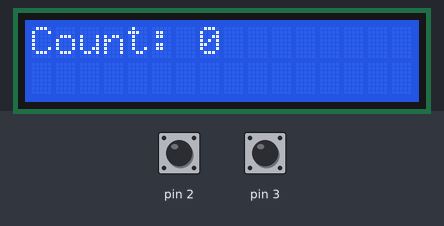
A sketch run on a simulated Arduino Uno, built with avr-gcc and run on an emulated ATmega328P. Parts: 16×2 character LCD. Wiring (inferred from the names in the program): character LCD (HD44780): RS pin 8; E pin 9; data pin 4, pin 5, pin 6, pin 7. The test bench sets the inputs (shaded band); at power-on: pin 2 HIGH, pin 3 HIGH. What the sketch prints to the serial monitor is not drawn.

Above: at 1.2 s.
1.3 s: pin 2 pulled LOW for 0.15 s
At 2.1 s:
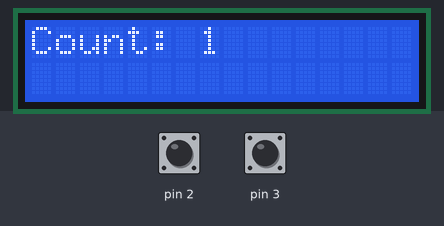
2.9 s: pin 2 pulled LOW for 1 s
At 3.4 s:
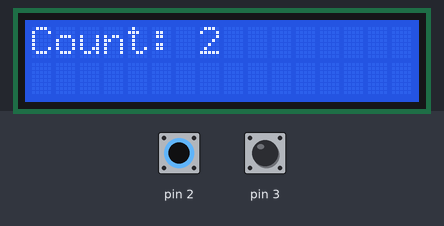
5.4 s: pin 3 pulled LOW for 0.15 s
At 6.5 s:
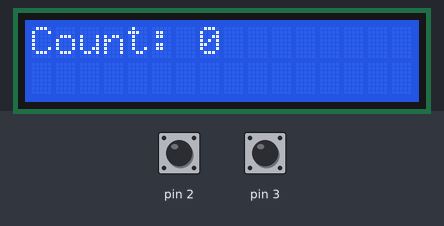
Timing chart, 0 to 8.4 s (numbered marks = the images above; inputs shaded):
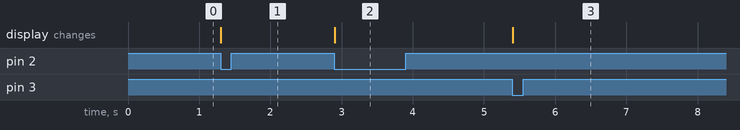

The sketch:

Q4_External_Interrupts.ino
```cpp
#include <avr/io.h>
#include <avr/interrupt.h>

// Set to 0 for Part A or 1 for Part B.
#define USE_RAW_INTERRUPTS 1
#define LCD_RS _BV(PB0)
#define LCD_EN _BV(PB1)

volatile unsigned long pulseCount = 0;
volatile unsigned long lastInt0 = 0;
volatile unsigned long lastInt1 = 0;
volatile bool countEvent = false;
volatile bool resetEvent = false;

static void waitUs(unsigned long us)
{
  unsigned long start = micros();

  while (micros() - start < us)
  {
  }
}

static void pulseEnable()
{
  PORTB |= LCD_EN;
  waitUs(1); // Safely exceed the LCD's 450 ns minimum pulse width.
  PORTB &= ~LCD_EN;
}

static void sendNibble(unsigned char nibble)
{
  PORTD = (PORTD & 0x0F) | (nibble & 0xF0);
  pulseEnable();
}

static void sendByte(unsigned char value, bool isData)
{
  if (isData)
  {
    PORTB |= LCD_RS;
  }
  else
  {
    PORTB &= ~LCD_RS;
  }

  sendNibble(value);
  sendNibble(value << 4);
  waitUs(45);
}

static void lcdCommand(unsigned char command)
{
  sendByte(command, false);

  if (command < 3)
  {
    waitUs(1700);
  }
}

static void lcdData(unsigned char value)
{
  sendByte(value, true);
}

static void lcdPosition(unsigned char column, unsigned char row)
{
  lcdCommand(0x80 + (row ? 0x40 : 0x00) + column);
}

static void lcdPrint(const char *text)
{
  while (*text)
  {
    lcdData(*text++);
  }
}

static void lcdInit()
{
  DDRB |= LCD_RS | LCD_EN;
  DDRD |= 0xF0;

  // Standard 4-bit LCD initialization.
  waitUs(15000);
  sendNibble(0x30);
  waitUs(4100);
  sendNibble(0x30);
  waitUs(100);
  sendNibble(0x30);
  sendNibble(0x20);
  lcdCommand(0x28);
  lcdCommand(0x08);
  lcdCommand(0x01);
  lcdCommand(0x06);
  lcdCommand(0x0C);
}

// INT0 increments after a 50 ms debounce guard.
static void handleInt0()
{
  unsigned long now = millis();

  if (now - lastInt0 >= 50)
  {
    lastInt0 = now;
    pulseCount++;
    countEvent = true;
  }
}

// INT1 resets after a 50 ms debounce guard.
static void handleInt1()
{
  unsigned long now = millis();

  if (now - lastInt1 >= 50)
  {
    lastInt1 = now;
    pulseCount = 0;
    resetEvent = true;
  }
}

#if USE_RAW_INTERRUPTS
ISR(INT0_vect)
{
  handleInt0();
}

ISR(INT1_vect)
{
  handleInt1();
}
#else
void apiInt0()
{
  handleInt0();
}

void apiInt1()
{
  handleInt1();
}
#endif

void setup()
{
  lcdInit();
  Serial.begin(9600);

  // D2 and D3 inputs with internal pull-ups.
  DDRD &= ~(_BV(PD2) | _BV(PD3));
  PORTD |= _BV(PD2) | _BV(PD3);

#if USE_RAW_INTERRUPTS
  // Falling edge: ISC01:00=10 and ISC11:10=10.
  EICRA = (EICRA & ~(_BV(ISC00) | _BV(ISC10))) |
          _BV(ISC01) | _BV(ISC11);
  EIMSK |= _BV(INT0) | _BV(INT1);
  sei();
#else
  attachInterrupt(digitalPinToInterrupt(2), apiInt0, FALLING);
  attachInterrupt(digitalPinToInterrupt(3), apiInt1, FALLING);
#endif
}

void loop()
{
  static unsigned long displayedCount = ~0UL;
  unsigned long countCopy;
  bool countEventCopy;
  bool resetEventCopy;

  // Atomically copy and clear ISR-shared data.
  cli();
  countCopy = pulseCount;
  countEventCopy = countEvent;
  resetEventCopy = resetEvent;
  countEvent = false;
  resetEvent = false;
  sei();

  if (countCopy != displayedCount)
  {
    displayedCount = countCopy;
    char line[17];
    snprintf(line, sizeof(line), "Count: %-9lu", countCopy);
    lcdPosition(0, 0);
    lcdPrint(line);
  }

  // Serial output stays outside the ISRs.
  if (countEventCopy)
  {
    Serial.print("INT0 count: ");
    Serial.println(countCopy);
  }

  if (resetEventCopy)
  {
    Serial.println("INT1 reset");
  }
}
```

Measured:
- after the input at 1.3 s, the display: changes at once (image 1)
- after the input at 2.9 s, the display: changes at once (image 2)
- after the input at 5.4 s, the display: changes at once (image 3)
